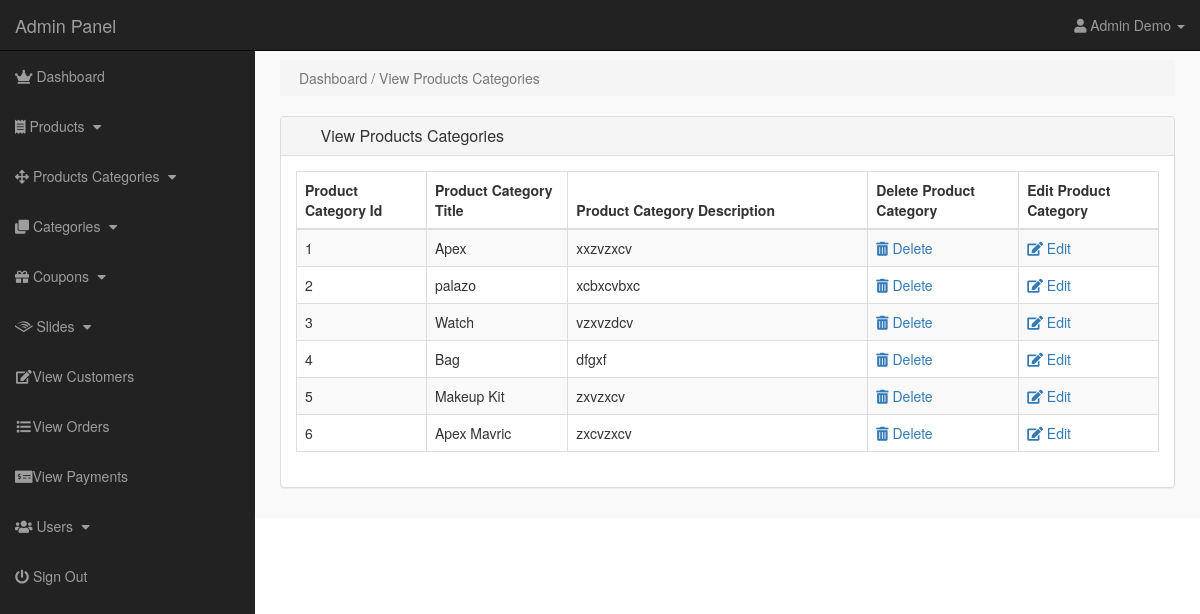
Page /admin/index.php?view_p_cat (signed in) on the committed database.
### tables this page shows
CREATE TABLE `product_categories` (
  `p_cat_id` int(11) NOT NULL,
  `p_cat_title` text NOT NULL,
  `p_cat_desc` text NOT NULL
);

### admin/view_p_cat.php (the view)
<?php
if(!isset($_SESSION['admin_email'])){
echo "<script>window.open('login.php','_self')</script>";
}
else {
?>
    <div class="row">
        <div class="col-lg-12">
            <ol class="breadcrumb">
                <li class="active">
                    <i class="fa fa-dashboard"></i> Dashboard / View Products Categories
                </li>
            </ol>
        </div>
    </div>
    <div class="row">
        <div class="col-lg-12">
            <div class="panel panel-default">
                <div class="panel-heading">
                    <h3 class="panel-title">
                        <i class="fa fa-money fa-fw"> </i> View Products Categories
                    </h3>
                </div>
                <div class="panel-body">
                    <div class="table-responsive">
                        <table class="table table-bordered table-hover table-striped">
                            <thead>
                                <tr>
                                    <th>Product Category Id</th>
                                    <th>Product Category Title</th>
                                    <th>Product Category Description</th>
                                    <th>Delete Product Category</th>
                                    <th>Edit Product Category</th>
                                </tr>
                            </thead>
                            <tbody>
                                <?php
$i=0;
$get_p_cats = "select * from product_categories";
$run_p_cats = mysqli_query($con,$get_p_cats);
while($row_p_cats = mysqli_fetch_array($run_p_cats)){
$p_cat_id = $row_p_cats['p_cat_id'];
$p_cat_title = $row_p_cats['p_cat_title'];
$p_cat_desc = $row_p_cats['p_cat_desc'];
$i++;
?>
                                    <tr>
                                        <td>
                                            <?php echo $i; ?> </td>
                                        <td>
                                            <?php echo $p_cat_title; ?> </td>
                                        <td width="300">
                                            <?php echo $p_cat_desc; ?> </td>
                                        <td>
                                            <a href="index.php?delete_p_cat=<?php echo $p_cat_id; ?>">
<i class="fas fa-trash-alt"></i> Delete
</a>
                                        </td>
                                        <td>
                                            <a href="index.php?edit_p_cat=<?php echo $p_cat_id; ?>">
<i class="fas fa-edit"></i> Edit
</a>
                                        </td>
                                    </tr>
                                    <?php } ?>
                            </tbody>
                        </table>
                    </div>
                </div>
            </div>
        </div>
    </div>
    <?php } ?>

### admin/includes/sidebar.php (shortened to what this page needs)
<?php
if(!isset($_SESSION['admin_email'])){
    echo "<script>window.open('login.php', '_self')</script>";
}
else{
?>
    <nav class="navbar navbar-inverse navbar-fixed-top">
        <div class="navbar-header">
            <a href="index.php?dashboard" class="navbar-brand">Admin Panel</a>
        </div>
        <ul class="nav navbar-right top-nav">
            <li class="dropbox">
                <a href="#" class="dropdown-toggle" data-toggle="dropdown">
               <i class="fa fa-user"></i>
               <?php echo $admin_name; ?> <b class="caret"></b>
        </a>
        </li>
        </ul>
        <div class="collapse navbar-collapse navbar-ex1-collapse">
            <ul class="nav navbar-nav side-nav">
                <li>
                    <a href="index.php?dashboard">
<i class="fas fa-crown"></i> Dashboard
</a>
                </li>
                <li>
                    <a href="#" data-toggle="collapse" data-target="#products">
<i class="fas fa-receipt"></i> Products
<i class="fa fa-fw fa-caret-down"></i>
</a>
                </li>
                <li>
                    <a href="#" data-toggle="collapse" data-target="#p_cat">
<i class="fas fa-arrows-alt"></i> Products Categories
<i class="fa fa-fw fa-caret-down"></i>
</a>
                </li>
                <li>
                    <a href="#" data-toggle="collapse" data-target="#cat">
<i class="fas fa-clone"></i> Categories
<i class="fa fa-fw fa-caret-down"></i>
</a>
                </li>
                <li>
                    <a href="#" data-toggle="collapse" data-target="#coupons">
                        <i class="fas fa-gift"></i> Coupons
                        <i class="fa fa-fw fa-caret-down"></i>
                    </a>
                </li>
                <li>
                    <a href="#" data-toggle="collapse" data-target="#slides">
<i class="fab fa-audible"></i> Slides
<i class="fa fa-fw fa-caret-down"></i>
</a>
                </li>
                <li>
                    <a href="index.php?view_customers"><i class="fa fa-fw fa-edit"></i>View Customers</a>
                </li>
                <li>
                    <a href="index.php?view_orders"><i class="fa fa-fw fa-list"></i>View Orders</a>
                </li>
                <li>
                    <a href="index.php?view_payments"><i class="fas fa-money-check-alt"></i>View Payments</a>
                </li>
                <li>
                    <a href="#" data-toggle="collapse" data-target="#users">
                    <i class="fas fa-users"></i> Users
<i class="fa fa-fw fa-caret-down"></i>
</a>
                </li>
                <li>
                    <a href="logout.php"><i class="fas fa-power-off"></i> Sign Out</a>
                </li>
            </ul>
        </div>
    </nav>
    <?php } ?>

### styles/admin-style.css (style rules this page uses)
body { margin-top: 100px; }
@media (min-width: 768px) { body { margin-top: 50px; } }
.top-nav { padding: 0 15px; }
.top-nav > li { display: inline-block; float: left; }
.top-nav > li > a { padding-top: 15px; padding-bottom: 15px; line-height: 20px; color: #999; }
@media (min-width: 768px) { .side-nav { position: fixed; top: 51px; width: 255px; border-radius: 0; overflow-y: auto; background-color: #222; bottom: 0; overflow-x: hidden; padding-bottom: 40px; } }
@media (min-width: 768px) { .side-nav > li > a { width: 255px; } }
.panel-body { border-radius: 5px; }
a, li, ul, option, select, data-toggle, dropbox { -moz-transition: all 0.3s; -o-transition: all 0.3s; -webkit-transition: all 0.3s; }

### rows in the picture
product_categories: p_cat_title "Apex", p_cat_desc "xxzvzxcv"
product_categories: p_cat_title "palazo", p_cat_desc "xcbxcvbxc"
product_categories: p_cat_title "Watch", p_cat_desc "vzxvzdcv"
product_categories: p_cat_title "Bag", p_cat_desc "dfgxf"
product_categories: p_cat_title "Makeup Kit", p_cat_desc "zxvzxcv"
product_categories: p_cat_title "Apex Mavric", p_cat_desc "zxcvzxcv"

### other values in the picture
$admin_name "Admin Demo"
